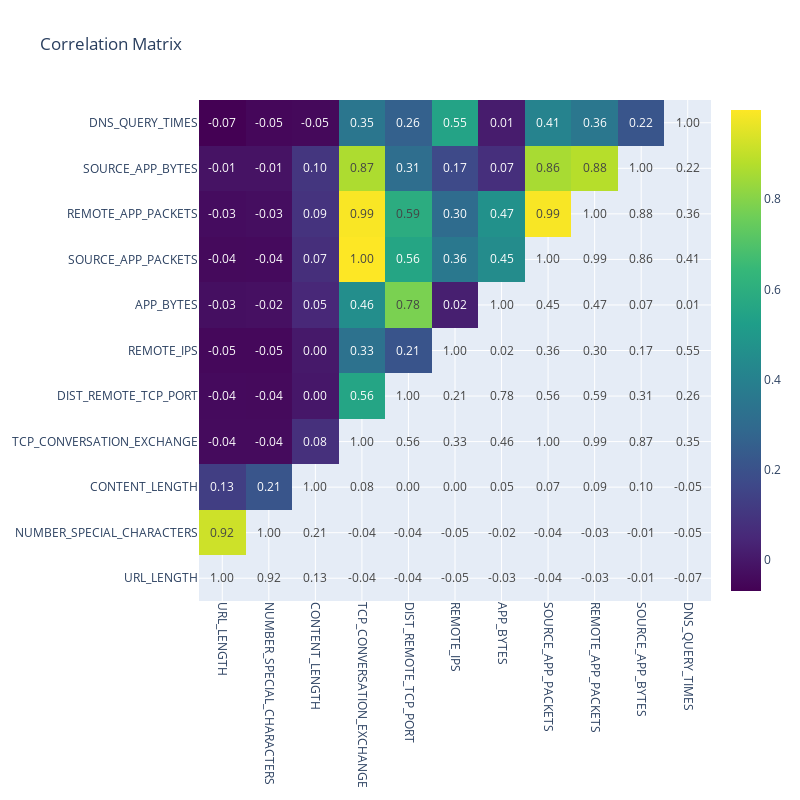

The notebook cell this image was saved under:
### Code cell
# Now let's remove APP_PACKETS which does not contribute at all to the model and brings 3 correalities above 0.9
features3 = features2.drop('APP_PACKETS', axis=1)
print(features3.columns)

# let's check the resutl
print_correlation_matrix(features3.corr())

### Figure 1 — Plotly figure (JSON) as saved in the notebook; plotly's stock layout.template omitted (floating-point values rounded to 4 significant figures)
{"data": [{"colorscale": [[0, "#440154"], [0.1111, "#482878"], [0.2222, "#3e4989"], [0.3333, "#31688e"], [0.4444, "#26828e"], [0.5556, "#1f9e89"], [0.6667, "#35b779"], [0.7778, "#6ece58"], [0.8889, "#b5de2b"], [1, "#fde725"]], "hoverinfo": "z", "text": [[1, 0.918, 0.1297, -0.03841, -0.03984, -0.04637, -0.02645, -0.04226, -0.03378, -0.01486, -0.06858], [0.918, 1, 0.2142, -0.03746, -0.04262, -0.0471, -0.02391, -0.0401, -0.0306, -0.01438, -0.05005], [0.1297, 0.2142, 1, 0.07845, -0.0003806, 0.004774, 0.0512, 0.07414, 0.09108, 0.1001, -0.04564], [-0.03841, -0.03746, 0.07845, 1, 0.5552, 0.3311, 0.4573, 0.9978, 0.9908, 0.8656, 0.3498], [-0.03984, -0.04262, -0.0003806, 0.5552, 1, 0.2102, 0.7802, 0.5586, 0.5912, 0.3134, 0.2599], [-0.04637, -0.0471, 0.004774, 0.3311, 0.2102, 1, 0.02313, 0.3611, 0.3047, 0.1717, 0.5482], [-0.02645, -0.02391, 0.0512, 0.4573, 0.7802, 0.02313, 1, 0.4458, 0.469, 0.07446, 0.01222], [-0.04226, -0.0401, 0.07414, 0.9978, 0.5586, 0.3611, 0.4458, 1, 0.9893, 0.8575, 0.4108], [-0.03378, -0.0306, 0.09108, 0.9908, 0.5912, 0.3047, 0.469, 0.9893, 1, 0.8806, 0.3557], [-0.01486, -0.01438, 0.1001, 0.8656, 0.3134, 0.1717, 0.07446, 0.8575, 0.8806, 1, 0.2153], [-0.06858, -0.05005, -0.04564, 0.3498, 0.2599, 0.5482, 0.01222, 0.4108, 0.3557, 0.2153, 1]], "texttemplate": "%{text:.2f}", "type": "heatmap", "x": ["URL_LENGTH", "NUMBER_SPECIAL_CHARACTERS", "CONTENT_LENGTH", "TCP_CONVERSATION_EXCHANGE", "DIST_REMOTE_TCP_PORT", "REMOTE_IPS", "APP_BYTES", "SOURCE_APP_PACKETS", "REMOTE_APP_PACKETS", "SOURCE_APP_BYTES", "DNS_QUERY_TIMES"], "y": ["URL_LENGTH", "NUMBER_SPECIAL_CHARACTERS", "CONTENT_LENGTH", "TCP_CONVERSATION_EXCHANGE", "DIST_REMOTE_TCP_PORT", "REMOTE_IPS", "APP_BYTES", "SOURCE_APP_PACKETS", "REMOTE_APP_PACKETS", "SOURCE_APP_BYTES", "DNS_QUERY_TIMES"], "z": [[null, null, null, null, null, null, null, null, null, null, null], [0.918, null, null, null, null, null, null, null, null, null, null], [0.1297, 0.2142, null, null, null, null, null, null, null, null, null], [-0.03841, -0.03746, 0.07845, null, null, null, null, null, null, null, null], [-0.03984, -0.04262, -0.0003806, 0.5552, null, null, null, null, null, null, null], [-0.04637, -0.0471, 0.004774, 0.3311, 0.2102, null, null, null, null, null, null], [-0.02645, -0.02391, 0.0512, 0.4573, 0.7802, 0.02313, null, null, null, null, null], [-0.04226, -0.0401, 0.07414, 0.9978, 0.5586, 0.3611, 0.4458, null, null, null, null], [-0.03378, -0.0306, 0.09108, 0.9908, 0.5912, 0.3047, 0.469, 0.9893, null, null, null], [-0.01486, -0.01438, 0.1001, 0.8656, 0.3134, 0.1717, 0.07446, 0.8575, 0.8806, null, null], [-0.06858, -0.05005, -0.04564, 0.3498, 0.2599, 0.5482, 0.01222, 0.4108, 0.3557, 0.2153, null]]}], "layout": {"autosize": false, "height": 800, "title": {"text": "Correlation Matrix"}, "width": 800, "xaxis": {"nticks": 36, "tickangle": 90}, "yaxis": {"tickmode": "linear"}}}
